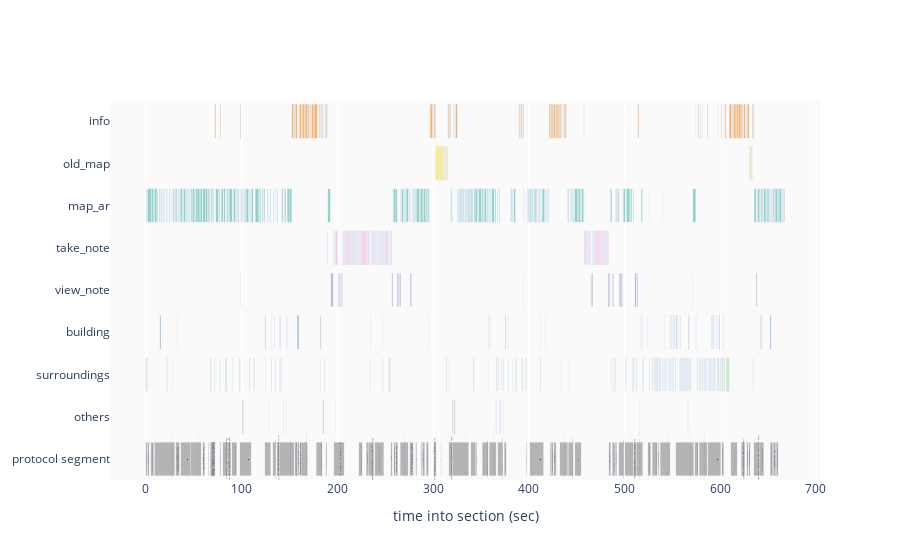

Notebook code for this chart:
### Code cell
fig = go.Figure(
        layout = {
        'barmode': 'stack',
        'xaxis': {'automargin': True, 'title': {'text': 'time into section (sec)'}},
        'yaxis': {'automargin': True,
                  'categoryorder': 'array',
                  'categoryarray': ['protocol segment', 'others','surroundings', 'building', 'view_note', 'take_note', 'map_ar', 'old_map', 'info']},
        'plot_bgcolor': 'rgb(250, 250, 250)'}
)
for target, target_df in df.groupby('new_target'):
    fig.add_bar(x=target_df['Gaze event duration'],
                y=target_df['new_target'],
                base=target_df.start,
                orientation='h',
                showlegend=False,
                marker=dict(color=color_dict[target]),
                name=target)

ta_df = df.groupby('protocol').agg(
    {'ta_start': 'min', 'ta_dur': 'median'}).reset_index()
ta_df['placeholder'] = 'protocol segment'
fig.add_bar(x=ta_df['ta_dur'],
            y=ta_df['placeholder'],
            base=ta_df.ta_start,
            orientation='h',
            showlegend=False,
            text=ta_df.protocol,
            hoverinfo='text',
            marker=dict(color=color_dict['protocol segment']))
fig.update_layout(hoverlabel=dict(bgcolor='rgb(250, 250, 250)', font_size=16))
fig.show()
pio.write_html(fig, 'plots/fixation_protocol.html')

### Figure 1 — Plotly figure (JSON) as saved in the notebook; plotly's stock layout.template omitted (floating-point values rounded to 4 significant figures; data arrays with more than 128 entries replaced by an {"elided": "..."} marker saying what was removed)
{"data": [{"base": [14.3, 33.11, 124.8, 131.4, 133.8, 134.0, 139.7, 140.0, 140.4, 140.9, 147.1, 147.3, 158.0, 182.4, 234.7, 247.2, 295.6, 357.5, 357.7, 360.1, 375.6, 378.2, 412.3, 417.8, 517.0, 519.0, 523.7, 541.9, 547.5, 548.4, 548.8, 550.6, 551.4, 551.6, 552.4, 552.6, 554.1, 555.6, 557.9, 558.2, 566.6, 566.8, 567.2, 568.0, 574.6, 591.0, 591.2, 591.8, 593.2, 593.5, 596.4, 599.2, 603.0, 603.1, 642.1, 642.3, 644.4, 652.4], "marker": {"color": "rgb(128, 177, 211)"}, "name": "building", "orientation": "h", "showlegend": false, "type": "bar", "x": [1.08, 0.16, 0.14, 0.26, 0.1, 0.12, 0.28, 0.14, 0.16, 0.1, 0.22, 0.08, 1.56, 0.08, 0.14, 0.22, 0.18, 0.08, 0.16, 0.16, 0.14, 0.14, 0.22, 0.08, 0.38, 0.26, 0.14, 0.08, 0.1, 0.32, 0.16, 0.54, 0.1, 0.16, 0.08, 0.08, 0.64, 0.12, 0.24, 0.12, 0.18, 0.12, 0.48, 0.4, 0.54, 0.1, 0.52, 0.08, 0.16, 0.4, 0.44, 0.38, 0.08, 0.08, 0.2, 0.34, 0.18, 0.8], "y": ["building", "building", "building", "building", "building", "building", "building", "building", "building", "building", "building", "building", "building", "building", "building", "building", "building", "building", "building", "building", "building", "building", "building", "building", "building", "building", "building", "building", "building", "building", "building", "building", "building", "building", "building", "building", "building", "building", "building", "building", "building", "building", "building", "building", "building", "building", "building", "building", "building", "building", "building", "building", "building", "building", "building", "building", "building", "building"]}, {"base": [71.93, 77.52, 98.42, 152.2, 154.0, 154.6, 155.3, 156.5, 159.6, 160.9, 162.6, 163.9, 165.8, 166.3, 169.3, 169.7, 170.8, 171.4, 172.3, 172.9, 173.5, 175.6, 178.9, 179.3, 180.3, 181.5, 182.5, 182.8, 183.4, 183.9, 184.4, 185.6, 186.9, 187.1, 187.4, 187.7, 187.9, 189.2, 296.5, 297.2, 299.6, 300.5, 301.3, 302.3, 315.5, 316.6, 317.1, 317.4, 317.9, 318.1, 321.7, 321.8, 323.4, 323.6, 323.9, 325.3, 389.5, 390.6, 391.7, 393.6, 394.0, 421.5, 422.4, 423.0, 423.7, 424.8, 426.1, 427.9, 428.3, 428.6, 428.7, 429.6, 430.9, 432.3, 432.9, 433.7, 434.6, 435.8, 436.8, 437.3, 437.9, 439.1, 439.3, 439.5, 457.6, 513.9, 574.4, 576.4, 577.3, 579.3, 579.5, 581.0, 586.4, 597.7, 601.2, 604.8, 604.9, 605.2, 609.6, 611.4, 612.4, 613.2, 613.5, 614.2, 615.7, 617.2, 619.2, 621.1, 621.9, 623.0, 624.0, 624.4, 626.0, 626.5, 627.6, 627.8, 628.7, 633.5, 633.7, 634.4, 634.7, 635.2], "marker": {"color": "rgb(253, 180, 98)"}, "name": "info", "orientation": "h", "showlegend": false, "type": "bar", "x": [1.06, 0.8, 0.48, 1.7, 0.46, 0.68, 1.16, 1.46, 1.3, 1.74, 1.26, 1.82, 0.48, 2.999, 0.4, 1.06, 0.58, 0.9, 0.48, 0.44, 2.019, 3.319, 0.22, 1, 1.12, 0.32, 0.3, 0.52, 0.48, 0.48, 0.28, 0.64, 0.2, 0.18, 0.24, 0.22, 1.16, 0.2, 0.66, 2.359, 0.86, 0.74, 0.96, 0.62, 1.1, 0.42, 0.12, 0.48, 0.08, 0.16, 0.16, 0.1, 0.2, 0.3, 1.3, 0.08, 1.1, 0.36, 0.98, 0.26, 0.58, 0.78, 0.6, 0.7, 1, 1.3, 1.76, 0.42, 0.12, 0.08, 0.9, 1.2, 1.4, 0.52, 0.78, 0.4, 0.38, 0.86, 0.4, 0.44, 1.14, 0.14, 0.16, 0.34, 0.22, 1.1, 0.24, 0.92, 0.32, 0.16, 0.2, 0.36, 0.4, 0.44, 0.54, 0.08, 0.32, 1.28, 1.82, 0.9, 0.8, 0.28, 0.66, 1.46, 1.46, 1.999, 1.84, 0.78, 1.12, 0.78, 0.32, 1.52, 0.38, 1.16, 0.14, 0.8, 1.92, 0.16, 0.18, 0.22, 0.48, 0.18], "y": ["info", "info", "info", "info", "info", "info", "info", "info", "info", "info", "info", "info", "info", "info", "info", "info", "info", "info", "info", "info", "info", "info", "info", "info", "info", "info", "info", "info", "info", "info", "info", "info", "info", "info", "info", "info", "info", "info", "info", "info", "info", "info", "info", "info", "info", "info", "info", "info", "info", "info", "info", "info", "info", "info", "info", "info", "info", "info", "info", "info", "info", "info", "info", "info", "info", "info", "info", "info", "info", "info", "info", "info", "info", "info", "info", "info", "info", "info", "info", "info", "info", "info", "info", "info", "info", "info", "info", "info", "info", "info", "info", "info", "info", "info", "info", "info", "info", "info", "info", "info", "info", "info", "info", "info", "info", "info", "info", "info", "info", "info", "info", "info", "info", "info", "info", "info", "info", "info", "info", "info", "info", "info"]}, {"base": {"elided": "369 float values"}, "marker": {"color": "rgb(144, 211, 199)"}, "name": "map_ar", "orientation": "h", "showlegend": false, "type": "bar", "x": {"elided": "369 float values"}, "y": {"elided": "369 str values"}}, {"base": [303.0, 306.2, 306.5, 306.7, 308.3, 308.5, 309.7, 310.9, 311.4, 312.4, 312.5, 313.3, 314.4, 630.7, 631.1, 632.0, 632.4, 633.3], "marker": {"color": "rgb(255, 237, 111)"}, "name": "old_map", "orientation": "h", "showlegend": false, "type": "bar", "x": [3.119, 0.2, 0.18, 1.64, 0.18, 1.16, 1.16, 0.32, 0.9, 0.14, 0.7, 0.5, 1.06, 0.26, 0.8, 0.4, 0.76, 0.14], "y": ["old_map", "old_map", "old_map", "old_map", "old_map", "old_map", "old_map", "old_map", "old_map", "old_map", "old_map", "old_map", "old_map", "old_map", "old_map", "old_map", "old_map", "old_map"]}, {"base": [100.8, 128.3, 143.7, 146.0, 184.8, 197.6, 319.9, 321.4, 322.0, 365.7, 366.6, 369.6, 369.8, 370.1, 370.6, 370.8, 372.8, 516.1, 566.3], "marker": {"color": "rgb(203, 203, 203)"}, "name": "others", "orientation": "h", "showlegend": false, "type": "bar", "x": [0.76, 0.1, 0.2, 0.58, 0.86, 0.24, 0.6, 0.08, 1.16, 0.12, 0.1, 0.12, 0.12, 0.1, 0.12, 0.16, 0.44, 0.08, 0.24], "y": ["others", "others", "others", "others", "others", "others", "others", "others", "others", "others", "others", "others", "others", "others", "others", "others", "others", "others", "others"]}, {"base": {"elided": "160 float values"}, "marker": {"color": "rgb(204, 235, 197)"}, "name": "surroundings", "orientation": "h", "showlegend": false, "type": "bar", "x": {"elided": "160 float values"}, "y": {"elided": "160 str values"}}, {"base": {"elided": "144 float values"}, "marker": {"color": "rgb(252, 205, 229)"}, "name": "take_note", "orientation": "h", "showlegend": false, "type": "bar", "x": {"elided": "144 float values"}, "y": {"elided": "144 str values"}}, {"base": [98.94, 192.9, 200.4, 201.1, 201.4, 202.4, 202.8, 203.2, 203.4, 203.8, 204.2, 204.6, 205.2, 205.4, 257.0, 262.7, 264.3, 264.8, 265.3, 276.4, 277.5, 394.6, 464.6, 465.8, 483.2, 487.0, 487.9, 488.2, 488.4, 494.6, 496.6, 496.8, 497.5, 498.0, 510.5, 513.0, 571.2, 637.8], "marker": {"color": "rgb(190, 186, 218)"}, "name": "view_note", "orientation": "h", "showlegend": false, "type": "bar", "x": [0.22, 2.979, 0.66, 0.26, 0.98, 0.34, 0.36, 0.22, 0.36, 0.3, 0.38, 0.56, 0.22, 0.32, 0.56, 1.48, 0.5, 0.46, 0.66, 1.1, 0.44, 0.32, 1.1, 1, 1.34, 0.8, 0.18, 0.1, 0.62, 1.5, 0.08, 0.7, 0.44, 0.28, 1.9, 0.76, 0.12, 0.72], "y": ["view_note", "view_note", "view_note", "view_note", "view_note", "view_note", "view_note", "view_note", "view_note", "view_note", "view_note", "view_note", "view_note", "view_note", "view_note", "view_note", "view_note", "view_note", "view_note", "view_note", "view_note", "view_note", "view_note", "view_note", "view_note", "view_note", "view_note", "view_note", "view_note", "view_note", "view_note", "view_note", "view_note", "view_note", "view_note", "view_note", "view_note", "view_note"]}, {"base": [493.8, 339.6, 67.19, 46.67, 535.1, 587.1, 358.9, 483.4, 280.8, 196.2, 85.35, 230.4, 275.7, 573.6, 601.7, 256, 641.5, 222.1, 422.4, 307.9, 163.0, 426.2, 282.0, 351.4, 158.3, 36.15, 155.6, 168.4, 8.55, 487.3, 238.9, 316.4, 622.1, 258.7, 658.7, 97.95, 9.24, 401.1, 265.8, 344.6, 178.1, 635.0, 447.8, 64.95, 295, 160.4, 89.85, 123.9, 509.0, 524.1, 293.0, 300.9, 490.5, 432.4, 578.4, 512.1, 629.6, 441.1, 537.5, 287.8, 397.1, 260.9, 77.23, 320.0, 80.36, 553.6, 139.7, 500.3, 627.6, 132.3, 423.5, 610.9, 655.6, 31.1, 367.4, 187.7, 232.2, 5.22, 1.2, 289.4, 529.1, 59.35, 652.0, 34.86, 374.6, 136.4, 0, 415.0], "hoverinfo": "text", "marker": {"color": "rgb(180, 180, 180)"}, "orientation": "h", "showlegend": false, "text": [" All right , so I'm gonna head back to the , ah , the area with the textile industry.", " And I wonder if the wind is having an impact here because it's falling.", " And so it looks okay.", " And so it's hard for me to determine which , which is which , as I'm looking forward , which is maybe only five leave.", " At first I thought it was a restaurant.", " Both that you've already clicked information , but also were sort of geo fence was in a particular area so that you know that you've actually physically been there because that would help me determine which points I haven't been to yet.", " But the actual icon is being pushed off , making me think I should go this way when I know I should be going this way.", " Have you notes Just to make sure.", " Here we go.", " Hey , I'm gonna call it Menzis one.", " Highlights that doesn't highlight on the map.", " I am not spelling this.", " I can't find the p o I.", " I didn't realize I had been there and been there already.", " I didn't realize that there was a point here.", " I just hit back.", " I wonder if I think actually this protection is causing it.", " I'm just saying that he's around the sites of a former train station.", " I'm reading this aloud.", " Interesting.", " It was the former roar a track through Enschede , a North Station villa Enschede , our station and then removed.", " It's a little current station.", " It's behind me.", " It's being chased off the screen as I turned , and so it should be in front of me.", " It's located next to see building.", " Just because Aiken it's clear that there's things off into the distance that are in front of me , but that I can't I can't actually see.", " Menzis is one of the largest Dutch insurance companies in Netherlands.", " Menzis was built.", " More Pio eyes.", " No , I'm gonna start ordering my notes just for my own sick.", " Okay , How do I I'm not sure how to submit Note.", " Okay , I'm gonna proceed to one more location.", " Okay , I've taken this picture of myself.", " Okay , So hitting back is how you submit the note.", " Okay , so I knew that about the ITC.", " Okay , so I'm going to stop using the augmented reality because I'm a little confused by it , and I'm gonna try to navigate by the map instead.", " Okay , so I'm trying to navigate to the first point , and I'm actually kind of finding the virtual reality distracting.", " Okay , so it looks like the tunnel is attached over here , so I'm gonna pull this up because I'm not quite certain where it wants me.", " Okay , so now I'm back and I want to look at the men Menzis the rest of information , but I can't see.", " Okay , so there's Menzis.", " Okay , so this used to be the location of a train station , which I do not know.", " Okay , this looks like it's doing a little better.", " Okay , we're gonna make a note of that.", " Okay.", " Okay?", " Pressel tried Enschede building.", " So I can't be certain which one I've actually selected here.", " So I know I'm just trying to go to Menzis , and I'm gonna pull up the information I'm in front of it.", " So I should just I should probably Yeah.", " So I would have guessed Menzis was like an ice cream.", " So I'm gonna try to click on the map instead.", " So I'm looking at the old railway station.", " So I've taken to so far.", " So my understanding is that this tunnel pre existed the collapse of the of the textile industry.", " So one thing that would be really neat is if the app signaled which locations you've already been to.", " So the ITC So I'm just gonna return to the ITC building without paying too much attention to the map.", " So this also was the former train station.", " So this was here even though the train station was on the other side , which is interesting.", " So when I first got here , Yeah , I'm seeing people give me strange looks for wearing these glasses.", " Something very strange is happening.", " That one takes forever.", " That was not clear to me.", " That's interesting.", " The Beatrix Bridge tunnel , I should say and looks as though the position of the immersive is not in the right location.", " There's a highlighting when I selected it.", " They probably think they're being recorded on Google Glass , but okay , so I didn't actually click on the ITC building.", " This building actually is okay Right now , I'm just reading this aloud here.", " This is an area and less familiar with , and I'm primarily just using the map right now , although I know where I'm going.", " This looks like the same map.", " This was a place where I knew where it was already , but I don't know what it is.", " Tunnel name is one of the Dutch princesses.", " Twente 19 nineties Enschede North Station.", " Um , the compass.", " Um augmented.", " We're gonna go back to the map now and there stairs here so I don't wanna fall.", " We're gonna take a note of that.", " Well , I'm used to a Google android keypad.", " What I want to tell you this way has he won't be alive.", " What this means.", " Where keeps sliding off screen.", " Yeah , I had no idea was insurance , so I'm learning something.", " Yeah , I'm gonna do that.", " Yeah , it's definitely impacting the barometer in some way.", " Yeah.", " You're recording my verbalization Sze , right?", " so I'll be interested to find out what this What?", " so I'm confused right now.", " to go."], "type": "bar", "x": [5.25, 5.01, 5.38, 11.16, 1.46, 13.27, 7.22, 2.21, 0.51, 11.18, 3.41, 1.81, 3.79, 3.62, 1.83, 1.16, 3.9, 3.65, 1.07, 0.71, 5.38, 2.21, 0.71, 6.24, 1.67, 10.52, 2.68, 0.88, 0.69, 2.64, 9.61, 3.68, 3.71, 2.17, 2.07, 12.01, 21.02, 13.87, 7.99, 1.23, 6.21, 6.14, 6.93, 0.41, 0.37, 2.56, 4.83, 6.51, 3.1, 3.45, 1.95, 2.27, 1.35, 8.12, 8.11, 7.18, 2.01, 5.34, 10.53, 1.56, 0.94, 2.27, 0.87, 17.2, 4.99, 18.94, 14.97, 8.67, 1.52, 3.32, 2.02, 7.12, 2.31, 3.76, 5.12, 1.25, 5.7, 2.77, 1.96, 2.02, 5.23, 2.24, 2.71, 0.33, 1.97, 3.28, 1.2, 0.48], "y": ["protocol segment", "protocol segment", "protocol segment", "protocol segment", "protocol segment", "protocol segment", "protocol segment", "protocol segment", "protocol segment", "protocol segment", "protocol segment", "protocol segment", "protocol segment", "protocol segment", "protocol segment", "protocol segment", "protocol segment", "protocol segment", "protocol segment", "protocol segment", "protocol segment", "protocol segment", "protocol segment", "protocol segment", "protocol segment", "protocol segment", "protocol segment", "protocol segment", "protocol segment", "protocol segment", "protocol segment", "protocol segment", "protocol segment", "protocol segment", "protocol segment", "protocol segment", "protocol segment", "protocol segment", "protocol segment", "protocol segment", "protocol segment", "protocol segment", "protocol segment", "protocol segment", "protocol segment", "protocol segment", "protocol segment", "protocol segment", "protocol segment", "protocol segment", "protocol segment", "protocol segment", "protocol segment", "protocol segment", "protocol segment", "protocol segment", "protocol segment", "protocol segment", "protocol segment", "protocol segment", "protocol segment", "protocol segment", "protocol segment", "protocol segment", "protocol segment", "protocol segment", "protocol segment", "protocol segment", "protocol segment", "protocol segment", "protocol segment", "protocol segment", "protocol segment", "protocol segment", "protocol segment", "protocol segment", "protocol segment", "protocol segment", "protocol segment", "protocol segment", "protocol segment", "protocol segment", "protocol segment", "protocol segment", "protocol segment", "protocol segment", "protocol segment", "protocol segment"]}], "layout": {"barmode": "stack", "hoverlabel": {"bgcolor": "rgb(250, 250, 250)", "font": {"size": 16}}, "plot_bgcolor": "rgb(250, 250, 250)", "xaxis": {"automargin": true, "title": {"text": "time into section (sec)"}}, "yaxis": {"automargin": true, "categoryarray": ["protocol segment", "others", "surroundings", "building", "view_note", "take_note", "map_ar", "old_map", "info"], "categoryorder": "array"}}}
